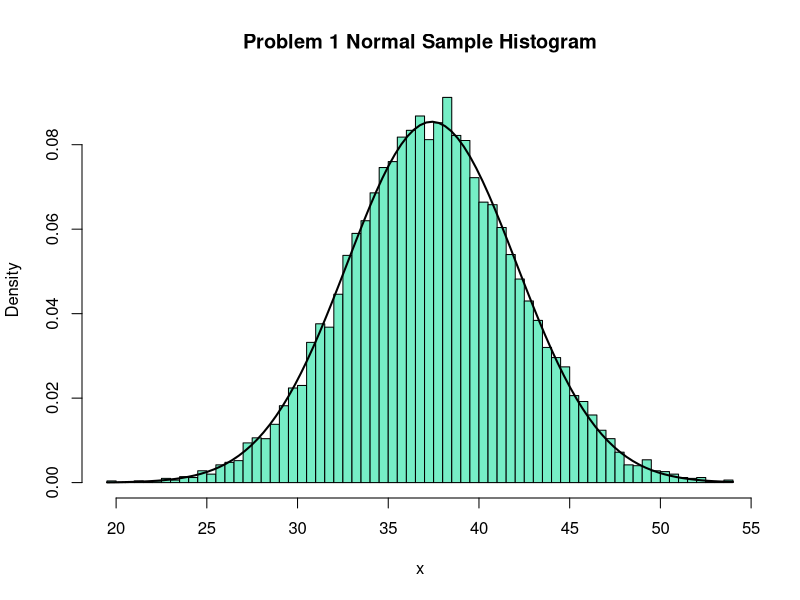
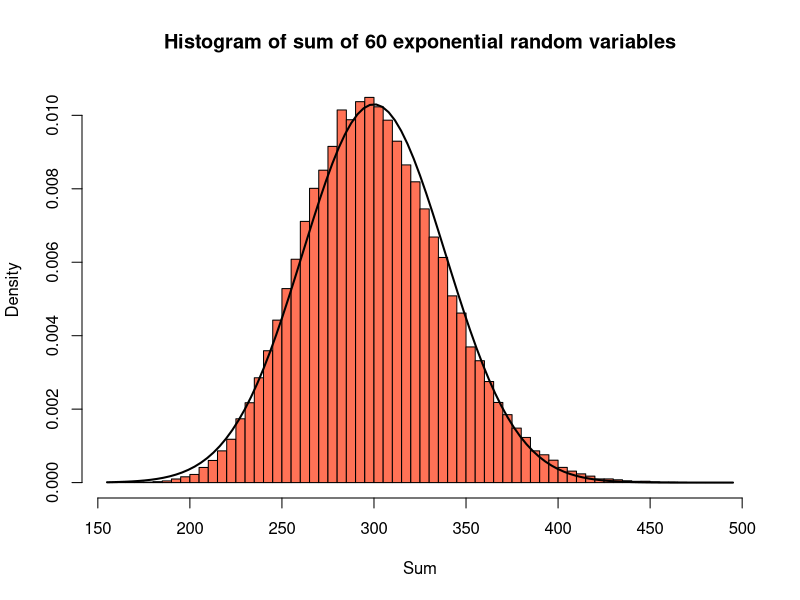
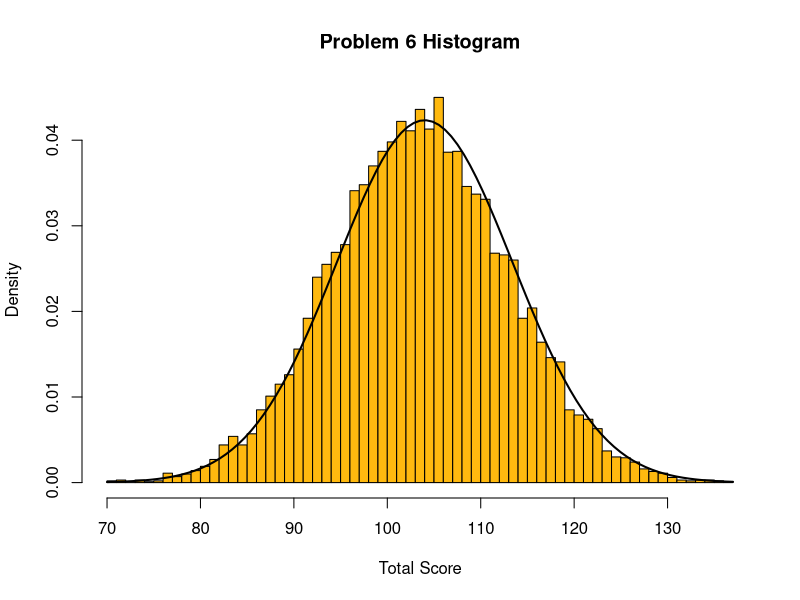

Write the R code that produced these figures, in order.
## ---- chunk 1
problem.1.sample <- rnorm(10000, mean = 37.4, sd = sqrt( 21.8 ) )

hist( problem.1.sample,
      main = "Problem 1 Normal Sample Histogram",
      xlab = "x",
      ylab = "Density",
      breaks = 50,
      prob = TRUE,
      col = "aquamarine2" )

curve( dnorm(x, mean = 37.4, sd = sqrt( 21.8 ) ),
       lwd = 2,
       add = TRUE)
## ---- chunk 2
pnorm( 42.3, mean = 37.4, sd = sqrt( 21.8 ) )
## ---- chunk 3
mean( problem.1.sample <= 42.3 )
## ---- chunk 4
mean( problem.1.sample )
var( problem.1.sample )

## ---- chunk 5
pnorm(72.5, mean = 65, sd = sqrt(25) ) - pnorm(60, mean = 65, sd = sqrt(25) )
## ---- chunk 6
problem.2.sample <- rnorm( 100000, mean = 65, sd = sqrt(25) )
mean( (problem.2.sample >= 60) & (problem.2.sample <= 72.5) )
## ---- chunk 7
heavy.armadillo.prob <- pnorm(13, 10, 2, lower.tail = FALSE)
heavy.armadillo.prob
## ---- chunk 8
problem.3.sample <- rnorm( 10000, mean = 10, sd = 2)

mean( problem.3.sample > 13 )
## ---- chunk 9
pbinom(4, 100, heavy.armadillo.prob, lower.tail = FALSE)
## ---- chunk 10
number.replications <- 10000

result.vector <- numeric( number.replications )

for( replication.index in 1:number.replications ) {
  armadillo.sample <- rnorm(100, 10, 2)
  
  heavy.armadillo.count <- sum( armadillo.sample > 13 )
  
  if( heavy.armadillo.count >= 5 ) {
    result.vector[ replication.index ] <- TRUE
  }
}

mean( result.vector )
## ---- chunk 11
number.replications <- 10000

result.vector <- numeric( number.replications )

for( replication.index in 1:number.replications ) {
  
  result.vector[ replication.index ] <- sum( rnorm(100, 10, 2) > 13 )

}

mean( result.vector >= 5)
## ---- chunk 12
number.replications <- 10000

result.vector <- numeric( number.replications )

for( replication.index in 1:number.replications ) {
  feline.distance <- rnorm( 1, mean = 300, sd = sqrt(100) )
  dill.distance <- rnorm( 1, mean = 290, sd = sqrt(225) )
  
  if( feline.distance > dill.distance ) {
    result.vector[ replication.index ] <- TRUE
  }
}

mean( result.vector )
## ---- chunk 13
feline.vector <- rnorm( number.replications, mean = 300, sd = sqrt(100) )
dill.vector <- rnorm( number.replications, mean = 290, sd = sqrt(225) )

mean( feline.vector > dill.vector )
## ---- chunk 14
number.replications <- 100000

result.vector <- numeric( number.replications )

for( replication.index in 1:number.replications ) {
  result.vector[ replication.index ] <- sum( rexp(60, rate = 0.2) )
}

mean( result.vector )
var( result.vector )

## ---- chunk 15
hist( result.vector,
      main = "Histogram of sum of 60 exponential random variables",
      xlab = "Sum", ylab = "Density",
      prob = TRUE,
      breaks = 50,
      col = "coral1")

curve( dnorm(x, mean = 300, sd = sqrt(1500)), lwd = 2, add = TRUE)
## ---- chunk 16
chicken.score.vector <- 0:3
chicken.prob.vector <- c(0.30, 0.25, 0.30, 0.15 )

chicken.expected.value <- sum( chicken.score.vector * chicken.prob.vector )
cat( "Expected value:", chicken.expected.value, "\n" )

chicken.variance <- sum( (chicken.score.vector - chicken.expected.value)^2 *
                           chicken.prob.vector )

cat( "Chicken variance:", chicken.variance, "\n" )
## ---- chunk 17
sum.expected.value <- 80 * chicken.expected.value
cat( "Sum expected value:", sum.expected.value, "\n" )

sum.variance <- 80 * chicken.variance
cat( "Sum variance:", sum.variance, "\n" )
## ---- chunk 18
number.replications <- 10000

result.vector <- numeric( number.replications )

for( replication.index in 1:number.replications ) {
  
  chicken.total.score <- sum( sample( chicken.score.vector, 80, replace = TRUE,
                                      chicken.prob.vector ) )
  
  result.vector[ replication.index ] <- chicken.total.score
}

cat( "Simulated mean of Chicken's total score:", mean( result.vector ), "\n" )
cat( "Simulated variance of Chicken's total score:", var( result.vector ), "\n" )
## ---- chunk 19
hist( result.vector,
      main = "Problem 6 Histogram",
      xlab = "Total Score", ylab = "Density",
      prob = TRUE,
      breaks = 50,
      col = "darkgoldenrod1" )

curve( dnorm( x, mean = sum.expected.value, sd = sqrt(sum.variance) ),
       lwd = 2, add = TRUE )
